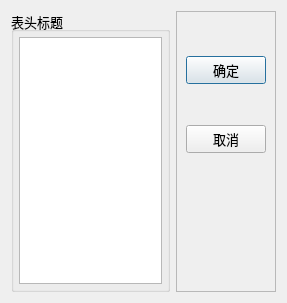
<?xml version="1.0" encoding="UTF-8"?>
<ui version="4.0">
 <class>QWDialogHeaders</class>
 <widget class="QDialog" name="QWDialogHeaders">
  <property name="geometry">
   <rect>
    <x>0</x>
    <y>0</y>
    <width>287</width>
    <height>303</height>
   </rect>
  </property>
  <property name="font">
   <font>
    <pointsize>10</pointsize>
   </font>
  </property>
  <property name="windowTitle">
   <string>设置表头标题</string>
  </property>
  <layout class="QVBoxLayout" name="verticalLayout_3">
   <item>
    <layout class="QHBoxLayout" name="horizontalLayout">
     <item>
      <widget class="QGroupBox" name="groupBox">
       <property name="title">
        <string>表头标题</string>
       </property>
       <layout class="QVBoxLayout" name="verticalLayout">
        <property name="spacing">
         <number>4</number>
        </property>
        <property name="leftMargin">
         <number>5</number>
        </property>
        <property name="topMargin">
         <number>5</number>
        </property>
        <property name="rightMargin">
         <number>5</number>
        </property>
        <property name="bottomMargin">
         <number>5</number>
        </property>
        <item>
         <widget class="QListView" name="listView"/>
        </item>
       </layout>
      </widget>
     </item>
     <item>
      <widget class="QFrame" name="frame">
       <property name="frameShape">
        <enum>QFrame::StyledPanel</enum>
       </property>
       <property name="frameShadow">
        <enum>QFrame::Raised</enum>
       </property>
       <layout class="QVBoxLayout" name="verticalLayout_2">
        <item>
         <spacer name="verticalSpacer_4">
          <property name="orientation">
           <enum>Qt::Vertical</enum>
          </property>
          <property name="sizeHint" stdset="0">
           <size>
            <width>20</width>
            <height>40</height>
           </size>
          </property>
         </spacer>
        </item>
        <item>
         <widget class="QPushButton" name="btnOK">
          <property name="text">
           <string>确定</string>
          </property>
          <property name="icon">
           <iconset resource="res.qrc">
            <normaloff>:/images/images/704.bmp</normaloff>:/images/images/704.bmp</iconset>
          </property>
         </widget>
        </item>
        <item>
         <spacer name="verticalSpacer_2">
          <property name="orientation">
           <enum>Qt::Vertical</enum>
          </property>
          <property name="sizeHint" stdset="0">
           <size>
            <width>20</width>
            <height>40</height>
           </size>
          </property>
         </spacer>
        </item>
        <item>
         <widget class="QPushButton" name="btnCancel">
          <property name="text">
           <string>取消</string>
          </property>
          <property name="icon">
           <iconset resource="res.qrc">
            <normaloff>:/images/images/706.bmp</normaloff>:/images/images/706.bmp</iconset>
          </property>
         </widget>
        </item>
        <item>
         <spacer name="verticalSpacer">
          <property name="orientation">
           <enum>Qt::Vertical</enum>
          </property>
          <property name="sizeHint" stdset="0">
           <size>
            <width>20</width>
            <height>28</height>
           </size>
          </property>
         </spacer>
        </item>
        <item>
         <spacer name="verticalSpacer_6">
          <property name="orientation">
           <enum>Qt::Vertical</enum>
          </property>
          <property name="sizeHint" stdset="0">
           <size>
            <width>20</width>
            <height>40</height>
           </size>
          </property>
         </spacer>
        </item>
        <item>
         <spacer name="verticalSpacer_5">
          <property name="orientation">
           <enum>Qt::Vertical</enum>
          </property>
          <property name="sizeHint" stdset="0">
           <size>
            <width>20</width>
            <height>40</height>
           </size>
          </property>
         </spacer>
        </item>
        <item>
         <spacer name="verticalSpacer_3">
          <property name="orientation">
           <enum>Qt::Vertical</enum>
          </property>
          <property name="sizeHint" stdset="0">
           <size>
            <width>20</width>
            <height>40</height>
           </size>
          </property>
         </spacer>
        </item>
       </layout>
      </widget>
     </item>
    </layout>
   </item>
  </layout>
 </widget>
 <resources>
  <include location="res.qrc"/>
 </resources>
 <connections>
  <connection>
   <sender>btnOK</sender>
   <signal>clicked()</signal>
   <receiver>QWDialogHeaders</receiver>
   <slot>accept()</slot>
   <hints>
    <hint type="sourcelabel">
     <x>277</x>
     <y>73</y>
    </hint>
    <hint type="destinationlabel">
     <x>167</x>
     <y>168</y>
    </hint>
   </hints>
  </connection>
  <connection>
   <sender>btnCancel</sender>
   <signal>clicked()</signal>
   <receiver>QWDialogHeaders</receiver>
   <slot>reject()</slot>
   <hints>
    <hint type="sourcelabel">
     <x>277</x>
     <y>146</y>
    </hint>
    <hint type="destinationlabel">
     <x>167</x>
     <y>168</y>
    </hint>
   </hints>
  </connection>
 </connections>
</ui>
